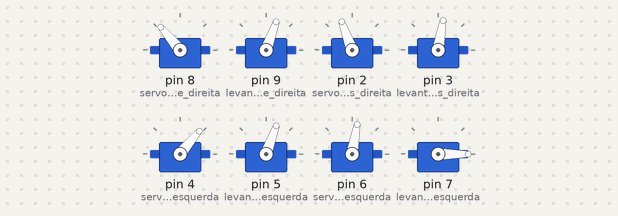
Bench run of a sketch on a simulated Arduino Uno, built with avr-gcc and run on an emulated ATmega328P. Shown: 8 × servo.

Above: at 2.95 s.
Timing chart, 0 to 5.9 s (numbered marks = the images above):
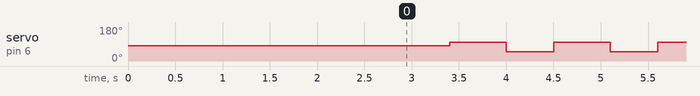

Measured:
- by itself, servo on pin 6 (servo_frente_esquerda): alternates 100° for 0.60 s and 50° for 0.50 s

The sketch:

da-a-pata.ino
```cpp
#include <Servo.h>

//definição dos servos
Servo servo_frente_direita;
Servo levanta_frente_direita;
Servo servo_tras_direita;
Servo levanta_tras_direita;
Servo servo_tras_esquerda;
Servo levanta_tras_esquerda;
Servo servo_frente_esquerda;
Servo levanta_frente_esquerda;

void setup() {
  //ativação dos servos motores
  servo_frente_direita.attach(8);
  levanta_frente_direita.attach(9);
  servo_tras_direita.attach(2);
  levanta_tras_direita.attach(3);
  servo_tras_esquerda.attach(4);
  levanta_tras_esquerda.attach(5);
  servo_frente_esquerda.attach(6);
  levanta_frente_esquerda.attach(7);


  //movimentação para posição inicial de cada servo

  //posições iniciais dos servos 8/9/2/3
  servo_frente_direita.write(80);
  levanta_frente_direita.write(20);

  servo_tras_direita.write(110);
  levanta_tras_direita.write(20);

  //posições iniciais dos servos 6/7/4/5
  servo_frente_esquerda.write(80);
  levanta_frente_esquerda.write(40);

  servo_tras_esquerda.write(90);
  levanta_tras_esquerda.write(40);

  delay(1000);

  //organização das outras patas
  levanta_tras_direita.write(80);
  servo_frente_direita.write(130);
  levanta_frente_direita.write(70);
  servo_tras_esquerda.write(50);
  levanta_tras_esquerda.write(70);
  delay(400);

  //levantando pra dar a pata
  levanta_frente_esquerda.write(0);
  delay(1500);

}

void loop() {

  //movimento horizontal da aranha, pata 6/7
  delay(500);
  servo_frente_esquerda.write(100);
  delay(600);
  servo_frente_esquerda.write(50);

}
```
